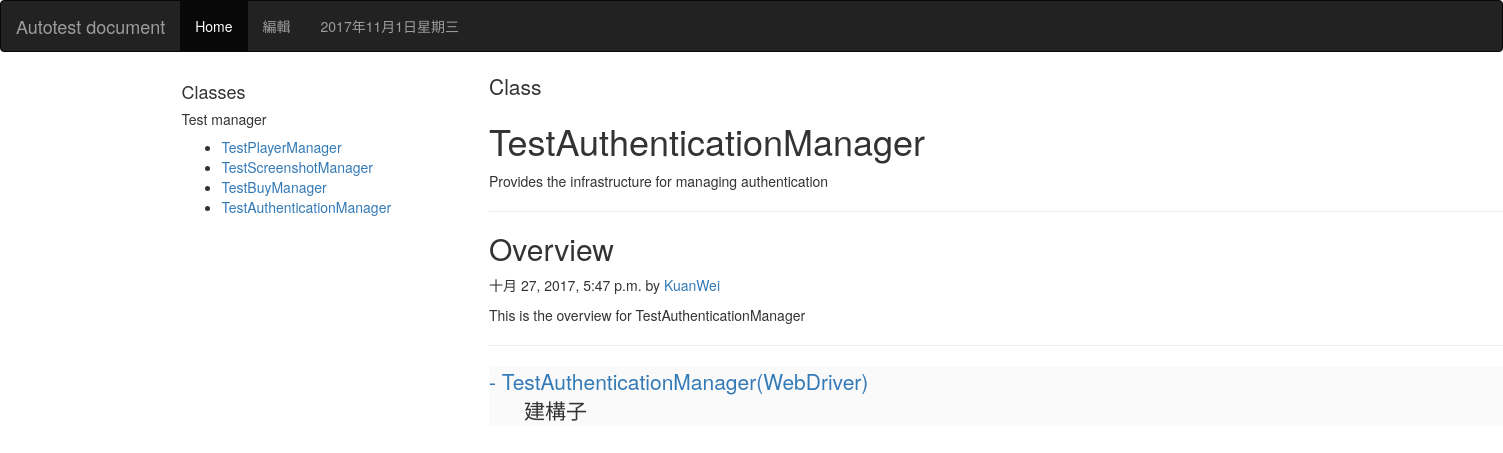
/detail/4/, run on the app's committed database.
### documentapp/models.py (models this page shows, shortened)
class document(models.Model):
    cClassName = models.CharField(max_length=100, null=False)
    cClassDescription = models.CharField(max_length=300, null=False)
    cClassOverview = models.CharField(max_length=1000, null=False)
    cAuthor = models.CharField(max_length=50, null=True)
    cCreateTime = models.DateTimeField(auto_now=True)

class functionModel(models.Model):
    fdocument = models.ForeignKey('document', on_delete=models.CASCADE)
    functionName = models.CharField(max_length=300, null=False)
    functionDescription = models.CharField(max_length=500, null=False)

### documentapp/views.py (the view)
# urls.py: url(r'^detail/(\d+)/$', views.detail),
def detail(request, id=None):
	if id!=None:
		if request.method == "POST":  #如果是以POST方式才處理
			id=request.POST['cId'] #取得表單輸入的編號
		try:
			documents = document.objects.all().order_by('id')  #讀取資料表, 依 id 遞增排序
			unit = document.objects.get(id=id)
			functions = functionModel.objects.filter(fdocument__id=id).order_by('id')
		except:
			message = "讀取錯誤!"
	return render(request, "detail.html", locals())

### templates/detail.html (shortened to what this page needs)
{% extends 'base.html' %}  {% block content %}
<main>
    <div class="container">
        <div class="row">
            <div class="col-md-3">
                <div class="sidebar">
                    <h4>Classes</h4>
                    <h5>Test manager</h5>
                    <ul id="class-list">
                        {% for docuement in documents %}
                        <li><a href="/detail/{{docuement.id}}/">{{ docuement.cClassName }}</a></li>
                        {% endfor %}
                    </ul>
                </div>
            </div>
            <div class="col-md-9">
                <div class="container">
                    <div class="blog-header">
                        <p class="lead">Class</p>
                        <h1 id="topic-heading">{{ unit.cClassName }}</h1>
                        <div id="topic-description">{{ unit.cClassDescription}}</div>
                        <hr>
                    </div>
                    <h2>Overview</h2>
                    <p class="blog-post-meta">{{ unit.cCreateTime }} by <a href="#">{{ unit.cAuthor }}</a></p>
                    <p id="overview">{{ unit.cClassOverview}}</p>
                    <hr />
                    <div class="alt-light">
                        {% for function in functions %}
                        <div class='function-list'>
                            <a href='#' class='function-title'><span class='lead'>{{function.functionName}}</span></a>
                            <div class='function-description'>
                                <span class='lead'>{{function.functionDescription}}</span>
                            </div>
                        </div>
                        {% endfor %}
                    </div>
                </div>
            </div>
        </div>
    </div>
</main>
<footer>
</footer>
{% endblock %}

### static/css/style.css (style rules this page uses)
.alt-light { background-color: #fafafa; }
.function-list { margin-top: 1.5em; }
.function-description { padding-left: 2.5em; }
footer { height: 2em; }

### data on the page
document: cClassName "TestPlayerManager"
document: cClassName "TestScreenshotManager"
document: cClassName "TestBuyManager"
document: cClassName "TestAuthenticationManager", cClassDescription "Provides the infrastructure for managing authentication", cCreateTime "十月 27, 2017, 5:47 p.m.", cAuthor "KuanWei", cClassOverview "This is the overview for TestAuthenticationManager"
functionModel: functionName "- TestAuthenticationManager(WebDriver)", functionDescription "建構子"
